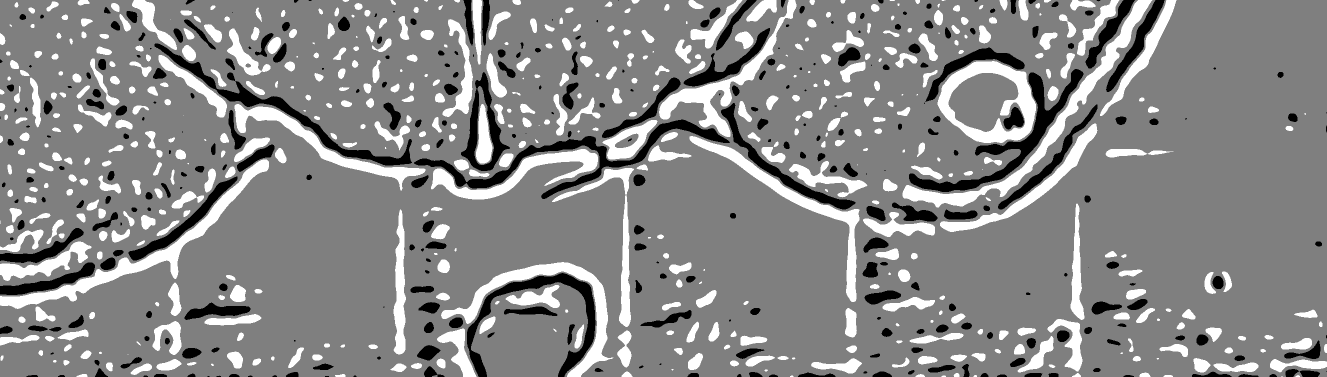
#> input picture sketch_3bin_roi.png, 2654 x 753 px (shown at 1/2 size)
$ python -i brain_outline.py   (imports and definitions only)
#> lines starting #> are read from the running program, lines starting #| are printed output that depends on the picture; after the words box and inside, x2 and y2 are one past the last pixel; in counts of white or black regions, pixels touching at a corner belong together
#> further down, picture is the input picture: shape (753, 2654, 3); min 0, max 255, mean 135.7
import numpy as np
import cv2


# [14 lines left out: function _to_u8, not called in this run]


def _largest_component(mask_u8: np.ndarray) -> np.ndarray:
    """mask_u8 is 0/255. Return 0/255 largest CC."""
    num, lab, stats, _ = cv2.connectedComponentsWithStats((mask_u8 > 0).astype(np.uint8), connectivity=8)
    if num <= 1:
        return np.zeros_like(mask_u8, dtype=np.uint8)
    # stats[0] is background
    areas = stats[1:, cv2.CC_STAT_AREA]
    idx = 1 + int(np.argmax(areas))
    return ((lab == idx).astype(np.uint8) * 255)


def _fill_holes(mask_u8: np.ndarray) -> np.ndarray:
    """Fill holes in a 0/255 mask using flood fill."""
    m = (mask_u8 > 0).astype(np.uint8) * 255
    h, w = m.shape
    flood = m.copy()
    ff = np.zeros((h + 2, w + 2), np.uint8)
    cv2.floodFill(flood, ff, (0, 0), 255)
    flood_inv = cv2.bitwise_not(flood)
    return cv2.bitwise_or(m, flood_inv)


# [54 lines left out: functions _convex_hull_mask, _connected_component_from_seed, not called in this run]


def _apply_edit_layers(auto_u8: np.ndarray, add_u8: np.ndarray, del_u8: np.ndarray) -> np.ndarray:
    """Combine auto mask with persistent add/del layers. All are 0/255."""
    m = (auto_u8 > 0)
    if add_u8 is not None:
        m = m | (add_u8 > 0)
    if del_u8 is not None:
        m = m & ~(del_u8 > 0)
    return (m.astype(np.uint8) * 255)


# [39 lines left out: function brain_mask_from_threshold, not called in this run]


def brain_outline_ui(
    img_rgb: np.ndarray,
    *,
    window: str = "Brain outline",
    init_thr: int = 170,
    init_smooth: int = 15,
    init_close: int = 11,
    init_open: int = 5,
    min_area: int = 20000,
    downsample_max_side: int = 1200,
) -> tuple[np.ndarray, dict]:
    """OpenCV UI to tune threshold + contour smoothing.

    Controls:
      - thr: threshold (0..255)
      - smooth: contour smoothing strength (odd kernel size)
      - close/open: morphology kernel sizes

    Keys:
      - ENTER: accept
      - ESC: cancel (returns empty mask)

    Returns:
      (mask_bool, params_dict)
    """
#> called with window = 'Brain outline', init_thr = 170, init_smooth = 15, init_close = 11, init_open = 5, min_area = 20000, downsample_max_side = 1200
    img = img_rgb

    # downsample for speed
    h0, w0 = img.shape[:2]
#> h0 = 753; w0 = 2654
    scale = min(1.0, downsample_max_side / float(max(h0, w0)))
#> scale = 0.452
    if scale < 1.0:
        new_w = int(round(w0 * scale))
#> new_w = 1200
        new_h = int(round(h0 * scale))
#> new_h = 340
        img = cv2.resize(img, (new_w, new_h), interpolation=cv2.INTER_AREA)
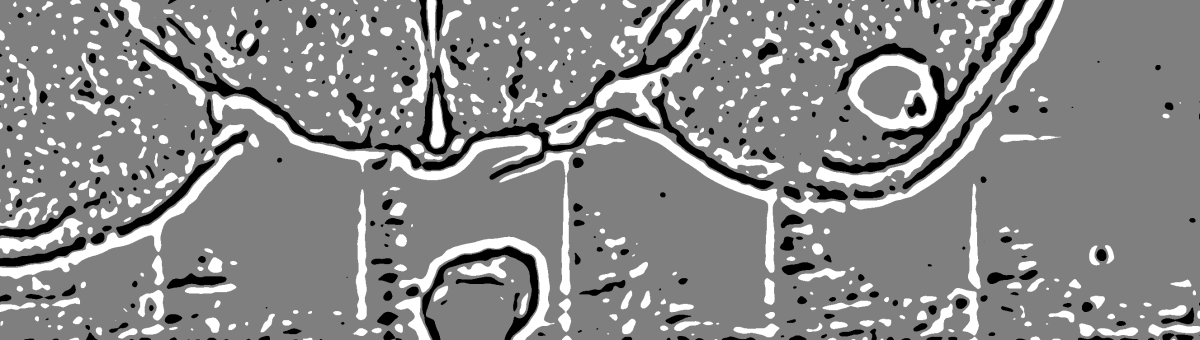
#> img: shape (340, 1200, 3); min 0, max 255, mean 135.7

    # base grayscale (u8)
    g = cv2.cvtColor(img, cv2.COLOR_RGB2GRAY)

    def _odd(x: int) -> int:
        x = int(x)
        if x < 1:
            return 1
        return x if (x % 2 == 1) else (x + 1)

    def smooth_contour(cnt: np.ndarray, k: int) -> np.ndarray:
        # cnt: (N,1,2)
        if cnt is None or len(cnt) < 5:
            return cnt
        k = _odd(k)
        pts = cnt[:, 0, :].astype(np.float32)
        if pts.shape[0] < k:
            return cnt
        # circular smoothing
        pad = k // 2
        pts_pad = np.vstack([pts[-pad:], pts, pts[:pad]])
        kernel = np.ones((k,), dtype=np.float32) / float(k)
        xs = np.convolve(pts_pad[:, 0], kernel, mode="valid")
        ys = np.convolve(pts_pad[:, 1], kernel, mode="valid")
        sm = np.stack([xs, ys], axis=1)
        sm = np.round(sm).astype(np.int32)
        sm = sm.reshape((-1, 1, 2))
        return sm

    cv2.namedWindow(window, cv2.WINDOW_NORMAL)

    cv2.createTrackbar("thr", window, int(init_thr), 255, lambda _: None)
    cv2.createTrackbar("smooth", window, int(init_smooth), 101, lambda _: None)
    cv2.createTrackbar("close", window, int(init_close), 101, lambda _: None)
    cv2.createTrackbar("open", window, int(init_open), 101, lambda _: None)
    # used only for manual ERASE: how strong the opening is when detecting bumps/spurs
    cv2.createTrackbar("edit_open", window, 41, 151, lambda _: None)

    cur_thr = int(init_thr)
    cur_smk = int(init_smooth)
    cur_csz = int(init_close)
    cur_osz = int(init_open)

    edit_add_u8 = np.zeros(g.shape, dtype=np.uint8)
    edit_del_u8 = np.zeros(g.shape, dtype=np.uint8)
    mode = {"kind": "erase"}  # dict so inner callbacks can mutate

    # Undo stack for manual edits: store (add_layer, del_layer)
    undo_stack: list[tuple[np.ndarray, np.ndarray]] = []

    # [13 lines left out: functions _push_undo, _undo_last, not called in this run]

    state = {
        "m_u8": np.zeros(g.shape, dtype=np.uint8),
        "show_mask": True,
        "show_protrusions": True,
    }

    # [33 lines left out: function on_mouse, not called in this run]

    cv2.setMouseCallback(window, on_mouse)

    last = None

    while True:
        thr = cv2.getTrackbarPos("thr", window)
        smk = cv2.getTrackbarPos("smooth", window)
        csz = cv2.getTrackbarPos("close", window)
        osz = cv2.getTrackbarPos("open", window)

        cur_thr = int(thr)
        cur_smk = int(smk)
        cur_csz = int(csz)
        cur_osz = int(osz)

        csz = _odd(max(1, csz))
        osz = _odd(max(1, osz))
        smk = _odd(max(1, smk))

        auto_m = (g < int(thr)).astype(np.uint8) * 255
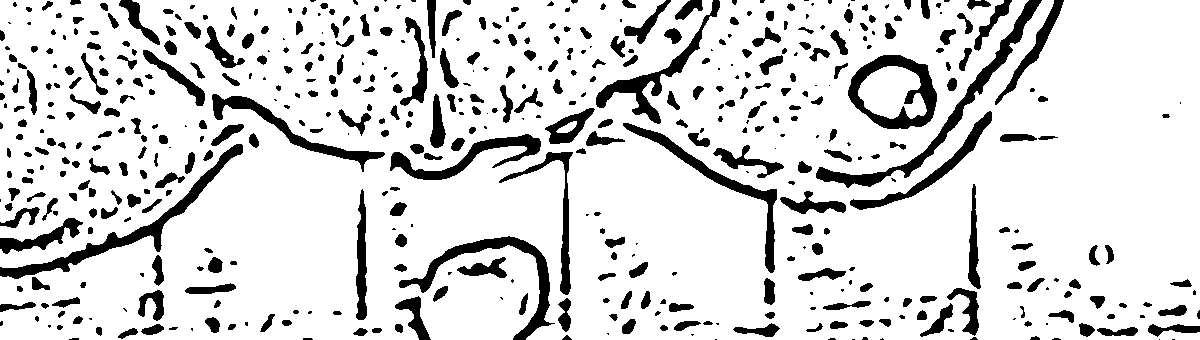
#> auto_m: shape (340, 1200); 84.8% white; 513 black regions (141 under 20 px), largest, box (x1, y1, x2, y2) and area: (816, 0, 1042, 188) 3023, (0, 144, 243, 279) 2938, (848, 55, 937, 129) 2497

        k_close = cv2.getStructuringElement(cv2.MORPH_ELLIPSE, (csz, csz))
        k_open = cv2.getStructuringElement(cv2.MORPH_ELLIPSE, (osz, osz))
        auto_m = cv2.morphologyEx(auto_m, cv2.MORPH_CLOSE, k_close)
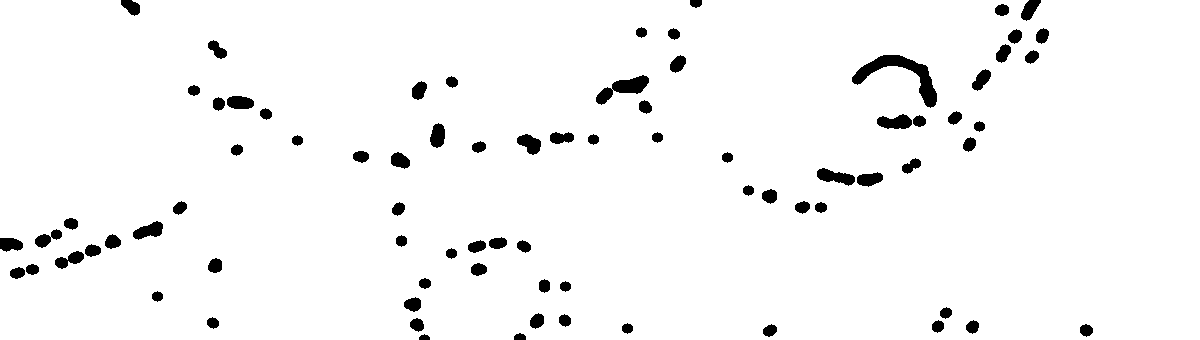
#> auto_m: shape (340, 1200); 96.5% white; 80 black regions, largest, box (x1, y1, x2, y2) and area: (852, 55, 937, 108) 1297, (596, 75, 649, 105) 661, (817, 168, 855, 186) 388
        auto_m = cv2.morphologyEx(auto_m, cv2.MORPH_OPEN, k_open)
#> auto_m: shape (340, 1200); 96.5% white; 73 black regions, largest, box (x1, y1, x2, y2) and area: (852, 55, 937, 108) 1297, (817, 168, 883, 187) 676, (596, 75, 649, 105) 668

        auto_m = _largest_component(auto_m)
#> in _largest_component, `num, lab, stats, _ = cv2.connectedComponentsWithStats((mask_u8 > 0).as..`: num = 2; stats = [[0, 0, 1093, 340, 14222], [0, 0, 1200, 340, 393778]]
#> in _largest_component, `areas = stats[1:, cv2.CC_STAT_AREA]`: areas = [393778]
#> in _largest_component, `idx = 1 + int(np.argmax(areas))`: idx = 1
        if int((auto_m > 0).sum()) >= int(min_area):
            auto_m = _fill_holes(auto_m)
#> in _fill_holes, `flood_inv = cv2.bitwise_not(flood)`: flood_inv: shape (340, 1200); 3.5% white; 73 white regions
#> in _fill_holes, `return cv2.bitwise_or(m, flood_inv)`: returned value: shape (340, 1200); every value is 255

        m = _apply_edit_layers(auto_m, edit_add_u8, edit_del_u8)
#> in _apply_edit_layers, `m = (auto_u8 > 0)`: m: shape (340, 1200) bool; every value is 1

        state["m_u8"] = m

        # contour
        cnts, _ = cv2.findContours((m > 0).astype(np.uint8), cv2.RETR_EXTERNAL, cv2.CHAIN_APPROX_NONE)
#> cnts = 1 contour; box (x1, y1, x2, y2) and area: (0, 0, 1200, 340) 406461
        cnt = max(cnts, key=cv2.contourArea) if cnts else None
#> cnt = contour of 3076 points, box (x1, y1, x2, y2) (0, 0, 1200, 340), area 406461
        cnt_s = smooth_contour(cnt, smk) if cnt is not None else None
#> in smooth_contour, `pts = cnt[:, 0, :].astype(np.float32)`: pts = 3076 pairs, first value 0 to 1199, second value 0 to 339
#> in smooth_contour, `pts_pad = np.vstack([pts[-pad:], pts, pts[:pad]])`: pts_pad = 3090 pairs, first value 0 to 1199, second value 0 to 339
#> in smooth_contour, `xs = np.convolve(pts_pad[:, 0], kernel, mode="valid")`: xs = 3076 values, max 1199 at index 1545, min 0 at index 7, mean 599.5
#> in smooth_contour, `ys = np.convolve(pts_pad[:, 1], kernel, mode="valid")`: ys = 3076 values, max 339 at index 346, min 0 at index 1884, mean 169.5
#> in smooth_contour, `sm = np.stack([xs, ys], axis=1)`: sm has the same summary as pts
#> in smooth_contour, `sm = sm.reshape((-1, 1, 2))`: sm = contour of 3076 points, box (x1, y1, x2, y2) (0, 0, 1200, 340), area 406429
#> cnt_s has the same summary as sm in smooth_contour

        # compute simple metrics on current mask
        area_px = int((m > 0).sum())
#> area_px = 408000
        cnt_use = cnt_s if cnt_s is not None else cnt
#> cnt_use has the same summary as sm in smooth_contour
        perim_px = float(cv2.arcLength(cnt_use, True)) if cnt_use is not None else 0.0
#> perim_px = 3076

        # Build display: RGB image + contours
        vis_bgr = cv2.cvtColor(img, cv2.COLOR_RGB2BGR)

        # main brain mask overlay (semi-transparent green)
        if state["show_mask"]:
            alpha = 0.28  # transparency
            green = np.zeros_like(vis_bgr, dtype=np.uint8)
            green[:, :, 1] = 255
            m_bool = (m > 0)
            # blend only where mask is true
            vis_bgr[m_bool] = cv2.addWeighted(vis_bgr[m_bool], 1.0 - alpha, green[m_bool], alpha, 0.0)
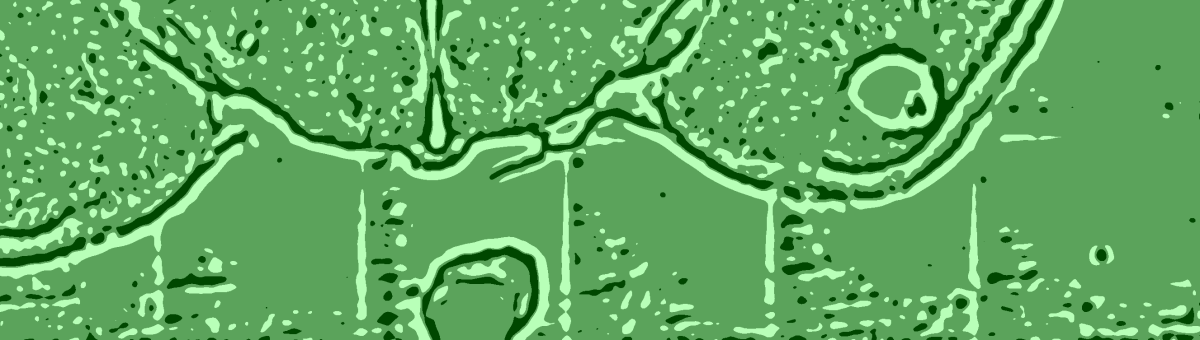
#> vis_bgr: shape (340, 1200, 3); mean B, G, R 97.5, 169.2, 97.5

            # optional thin boundary (subtle) for readability
            if cnt_s is not None:
                cv2.drawContours(vis_bgr, [cnt_s], -1, (0, 200, 0), 2)
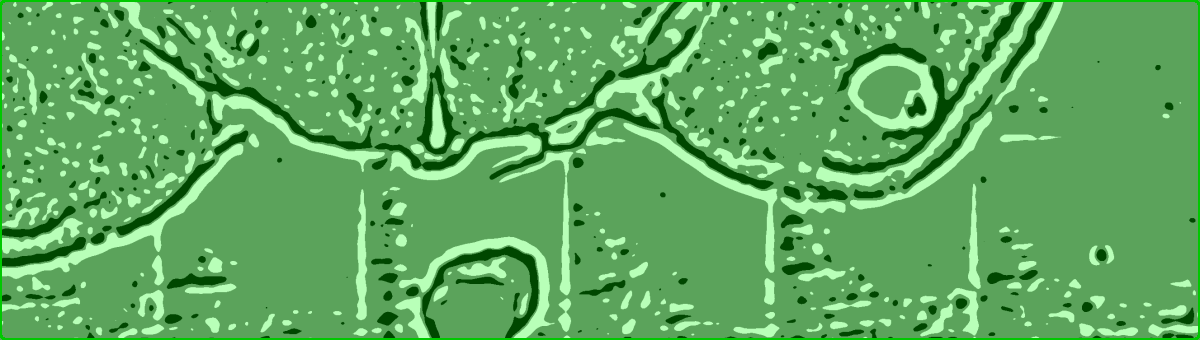
#> vis_bgr: shape (340, 1200, 3); 1.51% of pixels changed, all inside (x1, y1, x2, y2) = (0, 0, 1200, 340)

        # show what will be removed by ERASE: protrusions (muted red) based on edit_open
        if state["show_protrusions"]:
            edit_open = int(cv2.getTrackbarPos("edit_open", window))
            if edit_open < 3:
                edit_open = 3
            if edit_open % 2 == 0:
                edit_open += 1
            k_edit = cv2.getStructuringElement(cv2.MORPH_ELLIPSE, (edit_open, edit_open))
            base = cv2.morphologyEx(m, cv2.MORPH_OPEN, k_edit)
            protrusions = cv2.bitwise_and(m, cv2.bitwise_not(base))
#> protrusions: shape (340, 1200); every value is 0
            if int((protrusions > 0).sum()) > 0:
                p_cnts, _ = cv2.findContours((protrusions > 0).astype(np.uint8), cv2.RETR_EXTERNAL, cv2.CHAIN_APPROX_NONE)
                if p_cnts:
                    # muted brick-red and thinner
                    cv2.drawContours(vis_bgr, p_cnts, -1, (30, 30, 180), 1)

        # text overlay helpers
        def _put_text_box(img_bgr, text: str, org: tuple[int, int], *, font_scale: float = 0.7, thickness: int = 2, pad: int = 6):
#> called with org = (10, 30), font_scale = 0.7, thickness = 2, pad = 6
            font = cv2.FONT_HERSHEY_SIMPLEX
            (tw, th), base_t = cv2.getTextSize(text, font, font_scale, thickness)
            x, y = int(org[0]), int(org[1])
            x0 = max(0, x - pad)
            y0 = max(0, y - th - pad)
            x1 = min(img_bgr.shape[1] - 1, x + tw + pad)
#> x1 = 861
            y1 = min(img_bgr.shape[0] - 1, y + base_t + pad)
#> y1 = 43
            cv2.rectangle(img_bgr, (x0, y0), (x1, y1), (0, 0, 0), -1)
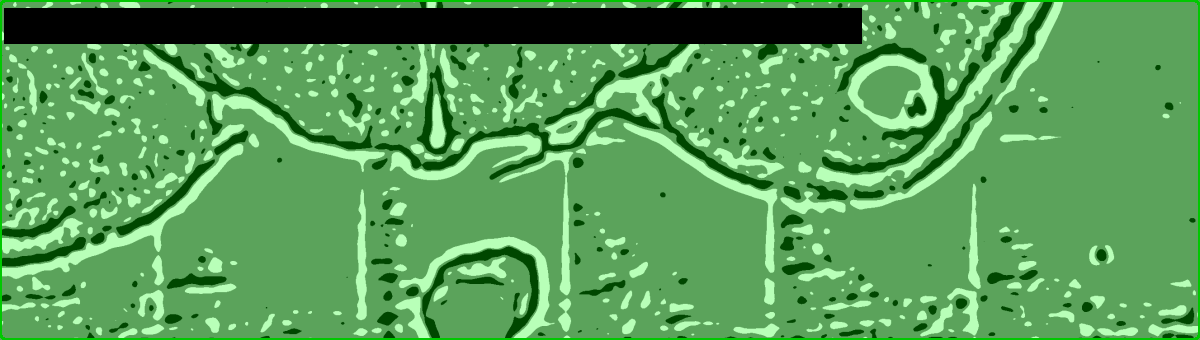
#> img_bgr: shape (340, 1200, 3); mean B, G, R 88.5, 156.8, 88.5
            cv2.putText(img_bgr, text, (x, y), font, font_scale, (255, 255, 255), thickness, cv2.LINE_AA)

        mode_str = mode["kind"].upper()
        _put_text_box(vis_bgr, f"Mode: {mode_str} (E) / ADD (A) | U=undo | C=clear | M=mask | P=protrusions", (10, 30))
        _put_text_box(vis_bgr, f"thr={thr}  close={csz} open={osz} smooth={smk}  edit_open={cv2.getTrackbarPos('edit_open', window)}", (10, 62))
        _put_text_box(vis_bgr, f"area={area_px} px  perim={perim_px:.1f} px", (10, 94))
#> call 3 of _put_text_box, with text = 'area=408000 px  perim=3076.0 px', org = (10, 94), font_scale = 0.7, thickness = 2, pad = 6
#> in _put_text_box (call 3), `cv2.putText(img_bgr, text, (x, y), font, font_scale, (255, 255, 255), ..`:
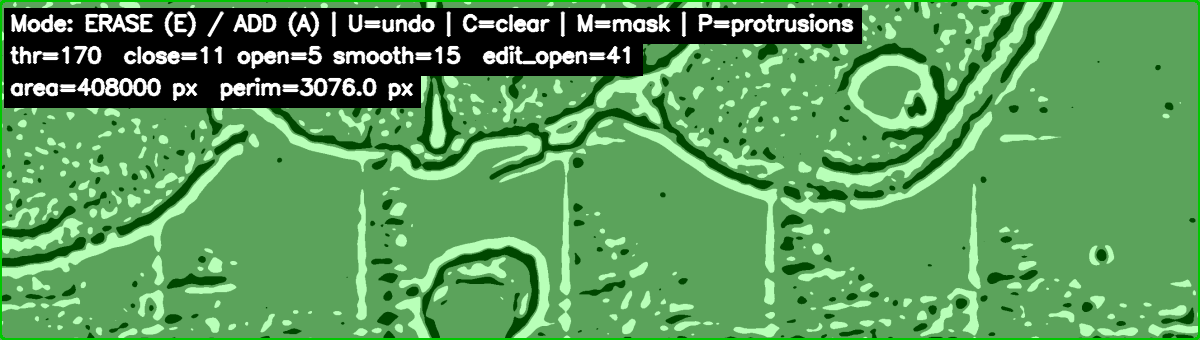
#> img_bgr: shape (340, 1200, 3); mean B, G, R 89.1, 151.4, 89.1

        cv2.imshow(window, vis_bgr)
        k = cv2.waitKey(30) & 0xFF
#> (key e is pressed here)
        if k in (13, 10):
            last = (m > 0)
            break
        if k == 27:
            last = None
            break
        if k in (ord('e'), ord('E')):
            mode['kind'] = 'erase'
        if k in (ord('a'), ord('A')):
            mode['kind'] = 'add'
        if k in (ord('u'), ord('U')):
            _undo_last()
        if k in (ord('c'), ord('C')):
            _push_undo()
            edit_add_u8[:] = 0
            edit_del_u8[:] = 0
        if k in (ord('m'), ord('M')):
            state["show_mask"] = not state["show_mask"]
        if k in (ord('p'), ord('P')):
            state["show_protrusions"] = not state["show_protrusions"]

    cv2.destroyWindow(window)

    if last is None:
        return np.zeros((h0, w0), dtype=bool), {
            "accepted": False,
            "thr": int(cur_thr),
            "close": int(_odd(max(1, cur_csz))),
            "open": int(_odd(max(1, cur_osz))),
            "smooth": int(_odd(max(1, cur_smk))),
            "scale": float(scale),
            "area_px": 0,
            "perim_px": 0.0,
        }

    # upscale accepted mask back to original size
    if scale < 1.0:
        last_u8 = last.astype(np.uint8)
        last_u8 = cv2.resize(last_u8, (w0, h0), interpolation=cv2.INTER_NEAREST)
        last = last_u8.astype(bool)

    # compute metrics on the final (full-res) accepted mask
    area_px_final = int(last.sum())
    m_u8 = (last.astype(np.uint8) * 255)
    cnts_f, _ = cv2.findContours(m_u8, cv2.RETR_EXTERNAL, cv2.CHAIN_APPROX_NONE)
    if cnts_f:
        cnt_f = max(cnts_f, key=cv2.contourArea)
        perim_px_final = float(cv2.arcLength(cnt_f, True))
    else:
        perim_px_final = 0.0

    params = {
        "accepted": True,
        "thr": int(thr),
        "close": int(csz),
        "open": int(osz),
        "smooth": int(smk),
        "scale": float(scale),
        "area_px": area_px_final,
        "perim_px": perim_px_final,
    }
    return last, params


# [10 lines left out: function overlay_mask_outline_rgb, not called in this run]

>>> import cv2
>>> picture = cv2.cvtColor(cv2.imread('../sketch_3bin_roi.png'), cv2.COLOR_BGR2RGB)
>>> result = brain_outline_ui(picture)
